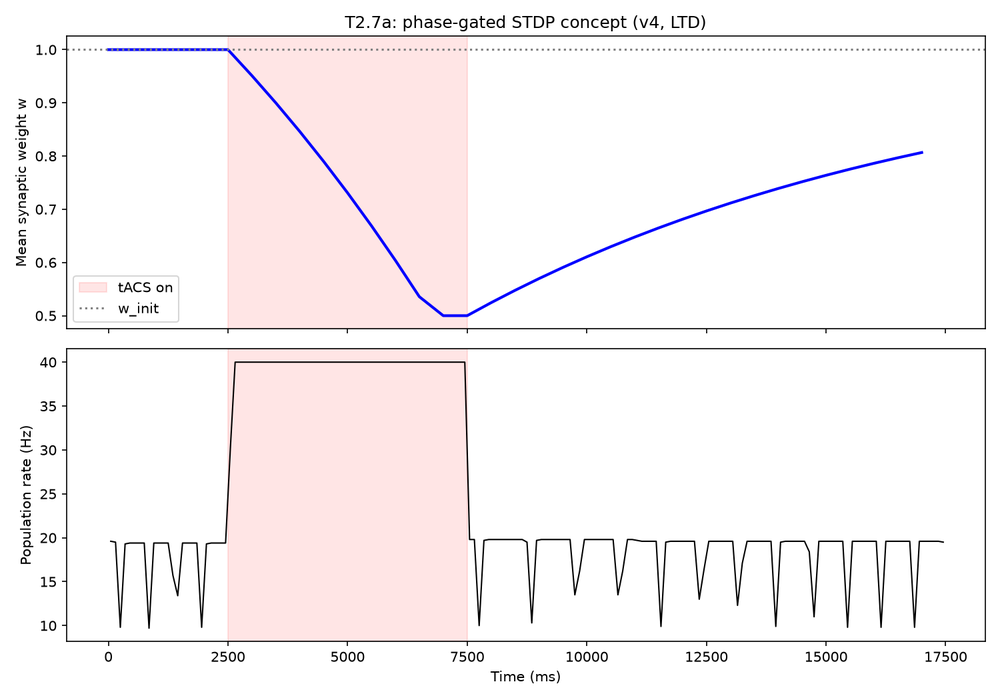
#> input picture figures/f_t27a_stdp_LTD.png, 1000 x 700 px, shrunk from 1500 x 1050 before the run
$ python compose_fig5.py
#> lines starting #> are read from the running program, lines starting #| are printed output that depends on the picture
"""Compose Figure 5: Phase-gated STDP produces persistent gamma aftereffect (P2)."""
import os
import matplotlib
matplotlib.use("Agg")
import matplotlib.pyplot as plt
import matplotlib.image as mpimg

base = os.path.dirname(os.path.dirname(os.path.abspath(__file__)))

fig = plt.figure(figsize=(16, 7.5))

# 子图上提，压缩顶部空白
ax_a = fig.add_axes([0.04, 0.08, 0.45, 0.82])
img_a = mpimg.imread(os.path.join(base, "figures", "f_t27a_stdp_LTD.png"))
#> img_a is the input picture: shape (700, 1000, 4) float32; mean R, G, B, A 0.974, 0.953, 0.957, 1
ax_a.imshow(img_a)
ax_a.axis("off")
ax_a.set_title("(a) Conceptual validation (17.5 s bio time)", fontsize=12, loc="left", pad=6)

ax_b = fig.add_axes([0.52, 0.08, 0.45, 0.82])
img_b = mpimg.imread(os.path.join(base, "figures", "f_t27b_long_stdp.png"))
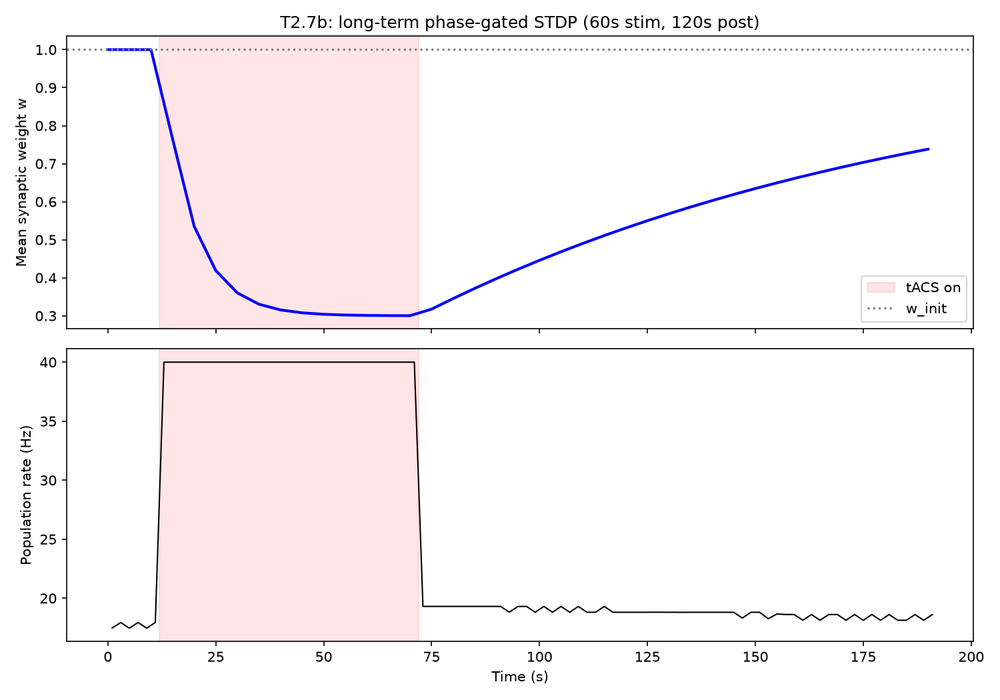
#> input picture figures/f_t27b_long_stdp.png, 1000 x 700 px, shrunk from 1500 x 1050 before the run
#> img_b is the input picture: shape (700, 1000, 4) float32; mean R, G, B, A 0.978, 0.955, 0.959, 1
ax_b.imshow(img_b)
ax_b.axis("off")
ax_b.set_title("(b) Long-term P2 aftereffect (60 s stim + 120 s post)", fontsize=12, loc="left", pad=6)

fig.suptitle(
    "Figure 5. Phase-gated STDP produces a persistent gamma aftereffect (P2).",
    fontsize=14, y=0.97, weight="bold"
)

out = os.path.join(base, "figures", "fig5_stdp_p2.png")
plt.savefig(out, dpi=300, bbox_inches="tight", facecolor="white")
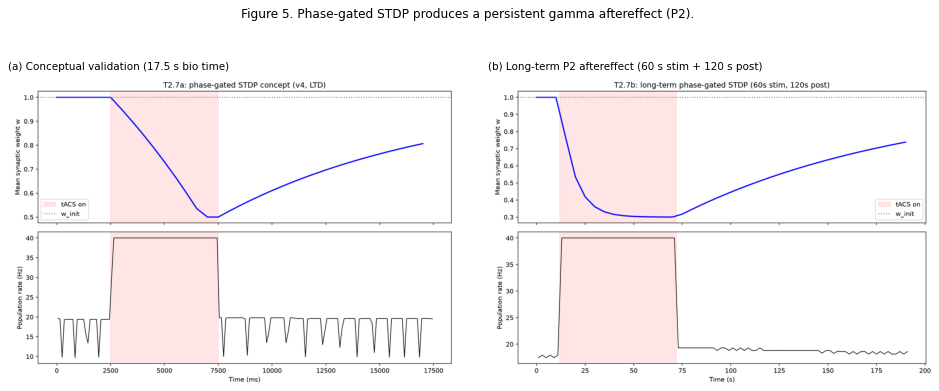
#> figure drawn by matplotlib, 2 panels
print(f"saved: {out}")
